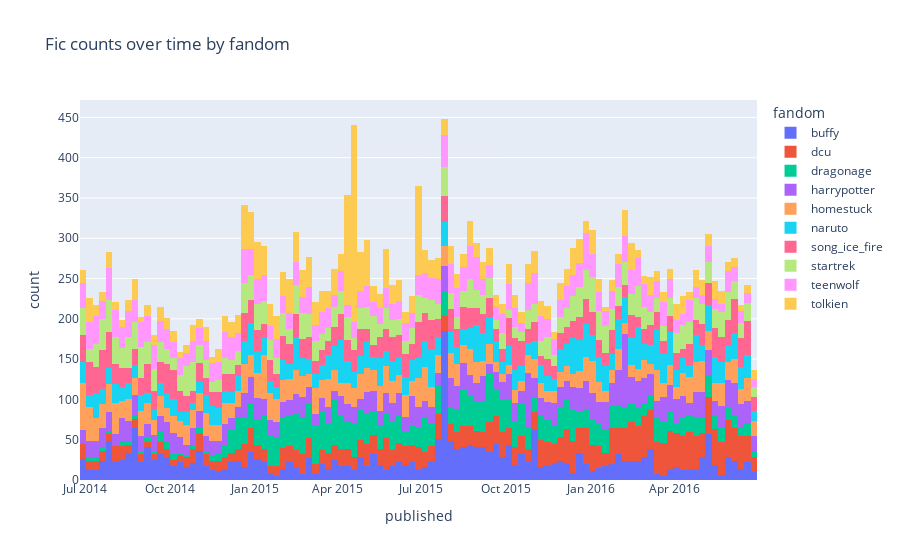

Source (notebook cell):
### Code cell
# Uniform sample across fandoms
fandom_sample_size = 2645
metadata = metadata.groupby('fandom').apply(lambda s: s.sample(fandom_sample_size, random_state=9))
metadata.index = metadata.index.droplevel('fandom')
print(metadata.fandom.value_counts())
print(len(metadata))

# Fic counts over time by fandom
fig = px.histogram(metadata, x='published', title='Fic counts over time by fandom', color='fandom')
fig.show()

### Figure 1 — Plotly figure (JSON) as saved in the notebook; plotly's stock layout.template omitted (floating-point values rounded to 4 significant figures; data arrays with more than 128 entries replaced by an {"elided": "..."} marker saying what was removed)
{"data": [{"alignmentgroup": "True", "bingroup": "x", "hovertemplate": "fandom=buffy<br>published=%{x}<br>count=%{y}<extra></extra>", "legendgroup": "buffy", "marker": {"color": "#636efa"}, "name": "buffy", "offsetgroup": "buffy", "orientation": "v", "showlegend": true, "type": "histogram", "x": {"elided": "2645 str values"}, "xaxis": "x", "yaxis": "y"}, {"alignmentgroup": "True", "bingroup": "x", "hovertemplate": "fandom=dcu<br>published=%{x}<br>count=%{y}<extra></extra>", "legendgroup": "dcu", "marker": {"color": "#EF553B"}, "name": "dcu", "offsetgroup": "dcu", "orientation": "v", "showlegend": true, "type": "histogram", "x": {"elided": "2645 str values"}, "xaxis": "x", "yaxis": "y"}, {"alignmentgroup": "True", "bingroup": "x", "hovertemplate": "fandom=dragonage<br>published=%{x}<br>count=%{y}<extra></extra>", "legendgroup": "dragonage", "marker": {"color": "#00cc96"}, "name": "dragonage", "offsetgroup": "dragonage", "orientation": "v", "showlegend": true, "type": "histogram", "x": {"elided": "2645 str values"}, "xaxis": "x", "yaxis": "y"}, {"alignmentgroup": "True", "bingroup": "x", "hovertemplate": "fandom=harrypotter<br>published=%{x}<br>count=%{y}<extra></extra>", "legendgroup": "harrypotter", "marker": {"color": "#ab63fa"}, "name": "harrypotter", "offsetgroup": "harrypotter", "orientation": "v", "showlegend": true, "type": "histogram", "x": {"elided": "2645 str values"}, "xaxis": "x", "yaxis": "y"}, {"alignmentgroup": "True", "bingroup": "x", "hovertemplate": "fandom=homestuck<br>published=%{x}<br>count=%{y}<extra></extra>", "legendgroup": "homestuck", "marker": {"color": "#FFA15A"}, "name": "homestuck", "offsetgroup": "homestuck", "orientation": "v", "showlegend": true, "type": "histogram", "x": {"elided": "2645 str values"}, "xaxis": "x", "yaxis": "y"}, {"alignmentgroup": "True", "bingroup": "x", "hovertemplate": "fandom=naruto<br>published=%{x}<br>count=%{y}<extra></extra>", "legendgroup": "naruto", "marker": {"color": "#19d3f3"}, "name": "naruto", "offsetgroup": "naruto", "orientation": "v", "showlegend": true, "type": "histogram", "x": {"elided": "2645 str values"}, "xaxis": "x", "yaxis": "y"}, {"alignmentgroup": "True", "bingroup": "x", "hovertemplate": "fandom=song_ice_fire<br>published=%{x}<br>count=%{y}<extra></extra>", "legendgroup": "song_ice_fire", "marker": {"color": "#FF6692"}, "name": "song_ice_fire", "offsetgroup": "song_ice_fire", "orientation": "v", "showlegend": true, "type": "histogram", "x": {"elided": "2645 str values"}, "xaxis": "x", "yaxis": "y"}, {"alignmentgroup": "True", "bingroup": "x", "hovertemplate": "fandom=startrek<br>published=%{x}<br>count=%{y}<extra></extra>", "legendgroup": "startrek", "marker": {"color": "#B6E880"}, "name": "startrek", "offsetgroup": "startrek", "orientation": "v", "showlegend": true, "type": "histogram", "x": {"elided": "2645 str values"}, "xaxis": "x", "yaxis": "y"}, {"alignmentgroup": "True", "bingroup": "x", "hovertemplate": "fandom=teenwolf<br>published=%{x}<br>count=%{y}<extra></extra>", "legendgroup": "teenwolf", "marker": {"color": "#FF97FF"}, "name": "teenwolf", "offsetgroup": "teenwolf", "orientation": "v", "showlegend": true, "type": "histogram", "x": {"elided": "2645 str values"}, "xaxis": "x", "yaxis": "y"}, {"alignmentgroup": "True", "bingroup": "x", "hovertemplate": "fandom=tolkien<br>published=%{x}<br>count=%{y}<extra></extra>", "legendgroup": "tolkien", "marker": {"color": "#FECB52"}, "name": "tolkien", "offsetgroup": "tolkien", "orientation": "v", "showlegend": true, "type": "histogram", "x": {"elided": "2645 str values"}, "xaxis": "x", "yaxis": "y"}], "layout": {"barmode": "relative", "legend": {"title": {"text": "fandom"}, "tracegroupgap": 0}, "title": {"text": "Fic counts over time by fandom"}, "xaxis": {"anchor": "y", "domain": [0, 1], "title": {"text": "published"}}, "yaxis": {"anchor": "x", "domain": [0, 1], "title": {"text": "count"}}}}
